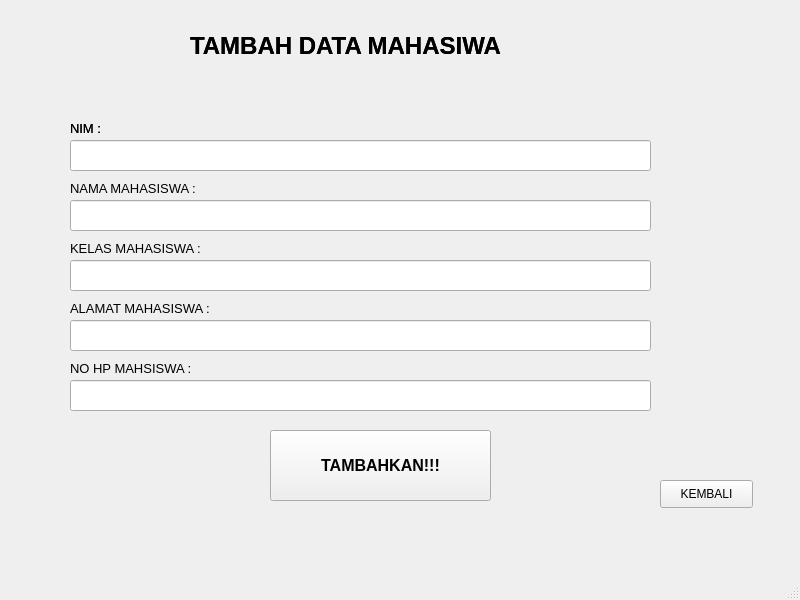
<?xml version="1.0" encoding="UTF-8"?>
<ui version="4.0">
 <class>MainWindow</class>
 <widget class="QMainWindow" name="MainWindow">
  <property name="geometry">
   <rect>
    <x>0</x>
    <y>0</y>
    <width>800</width>
    <height>600</height>
   </rect>
  </property>
  <property name="windowTitle">
   <string>MainWindow</string>
  </property>
  <widget class="QWidget" name="centralwidget">
   <widget class="QLabel" name="label">
    <property name="geometry">
     <rect>
      <x>190</x>
      <y>30</y>
      <width>411</width>
      <height>31</height>
     </rect>
    </property>
    <property name="font">
     <font>
      <pointsize>18</pointsize>
      <weight>75</weight>
      <bold>true</bold>
     </font>
    </property>
    <property name="text">
     <string>TAMBAH DATA MAHASIWA</string>
    </property>
   </widget>
   <widget class="QLabel" name="label_2">
    <property name="geometry">
     <rect>
      <x>70</x>
      <y>120</y>
      <width>81</width>
      <height>16</height>
     </rect>
    </property>
    <property name="font">
     <font>
      <pointsize>10</pointsize>
     </font>
    </property>
    <property name="text">
     <string>NIM :</string>
    </property>
   </widget>
   <widget class="QLabel" name="label_3">
    <property name="geometry">
     <rect>
      <x>70</x>
      <y>180</y>
      <width>161</width>
      <height>16</height>
     </rect>
    </property>
    <property name="font">
     <font>
      <pointsize>10</pointsize>
     </font>
    </property>
    <property name="text">
     <string>NAMA MAHASISWA :</string>
    </property>
   </widget>
   <widget class="QLabel" name="label_4">
    <property name="geometry">
     <rect>
      <x>70</x>
      <y>240</y>
      <width>161</width>
      <height>16</height>
     </rect>
    </property>
    <property name="font">
     <font>
      <pointsize>10</pointsize>
     </font>
    </property>
    <property name="text">
     <string>KELAS MAHASISWA :</string>
    </property>
   </widget>
   <widget class="QLabel" name="label_5">
    <property name="geometry">
     <rect>
      <x>70</x>
      <y>300</y>
      <width>211</width>
      <height>16</height>
     </rect>
    </property>
    <property name="font">
     <font>
      <pointsize>10</pointsize>
     </font>
    </property>
    <property name="text">
     <string>ALAMAT MAHASISWA :</string>
    </property>
   </widget>
   <widget class="QLabel" name="label_6">
    <property name="geometry">
     <rect>
      <x>70</x>
      <y>360</y>
      <width>151</width>
      <height>16</height>
     </rect>
    </property>
    <property name="font">
     <font>
      <pointsize>10</pointsize>
     </font>
    </property>
    <property name="text">
     <string>NO HP MAHSISWA :</string>
    </property>
   </widget>
   <widget class="QLineEdit" name="lineEdit_nim">
    <property name="geometry">
     <rect>
      <x>70</x>
      <y>140</y>
      <width>581</width>
      <height>31</height>
     </rect>
    </property>
    <property name="font">
     <font>
      <pointsize>10</pointsize>
     </font>
    </property>
   </widget>
   <widget class="QLineEdit" name="lineEdit_nama">
    <property name="geometry">
     <rect>
      <x>70</x>
      <y>200</y>
      <width>581</width>
      <height>31</height>
     </rect>
    </property>
    <property name="font">
     <font>
      <pointsize>10</pointsize>
     </font>
    </property>
   </widget>
   <widget class="QLineEdit" name="lineEdit_kelas">
    <property name="geometry">
     <rect>
      <x>70</x>
      <y>260</y>
      <width>581</width>
      <height>31</height>
     </rect>
    </property>
    <property name="font">
     <font>
      <pointsize>10</pointsize>
     </font>
    </property>
   </widget>
   <widget class="QLineEdit" name="lineEdit_alamat">
    <property name="geometry">
     <rect>
      <x>70</x>
      <y>320</y>
      <width>581</width>
      <height>31</height>
     </rect>
    </property>
    <property name="font">
     <font>
      <pointsize>10</pointsize>
     </font>
    </property>
   </widget>
   <widget class="QLineEdit" name="lineEdit_no_hp">
    <property name="geometry">
     <rect>
      <x>70</x>
      <y>380</y>
      <width>581</width>
      <height>31</height>
     </rect>
    </property>
    <property name="font">
     <font>
      <pointsize>14</pointsize>
     </font>
    </property>
   </widget>
   <widget class="QPushButton" name="btn_tambah">
    <property name="geometry">
     <rect>
      <x>270</x>
      <y>430</y>
      <width>221</width>
      <height>71</height>
     </rect>
    </property>
    <property name="font">
     <font>
      <pointsize>12</pointsize>
      <weight>75</weight>
      <bold>true</bold>
     </font>
    </property>
    <property name="text">
     <string>TAMBAHKAN!!!</string>
    </property>
   </widget>
   <widget class="QLabel" name="label_7">
    <property name="geometry">
     <rect>
      <x>190</x>
      <y>30</y>
      <width>411</width>
      <height>31</height>
     </rect>
    </property>
    <property name="font">
     <font>
      <pointsize>18</pointsize>
      <weight>75</weight>
      <bold>true</bold>
     </font>
    </property>
    <property name="text">
     <string>TAMBAH DATA MAHASIWA</string>
    </property>
   </widget>
   <widget class="QLabel" name="label_8">
    <property name="geometry">
     <rect>
      <x>70</x>
      <y>120</y>
      <width>81</width>
      <height>16</height>
     </rect>
    </property>
    <property name="font">
     <font>
      <pointsize>10</pointsize>
     </font>
    </property>
    <property name="text">
     <string>NIM :</string>
    </property>
   </widget>
   <widget class="QPushButton" name="btn_kembali">
    <property name="geometry">
     <rect>
      <x>660</x>
      <y>480</y>
      <width>93</width>
      <height>28</height>
     </rect>
    </property>
    <property name="text">
     <string>KEMBALI</string>
    </property>
   </widget>
  </widget>
  <widget class="QMenuBar" name="menubar">
   <property name="geometry">
    <rect>
     <x>0</x>
     <y>0</y>
     <width>800</width>
     <height>26</height>
    </rect>
   </property>
  </widget>
  <widget class="QStatusBar" name="statusbar"/>
 </widget>
 <resources/>
 <connections/>
</ui>
